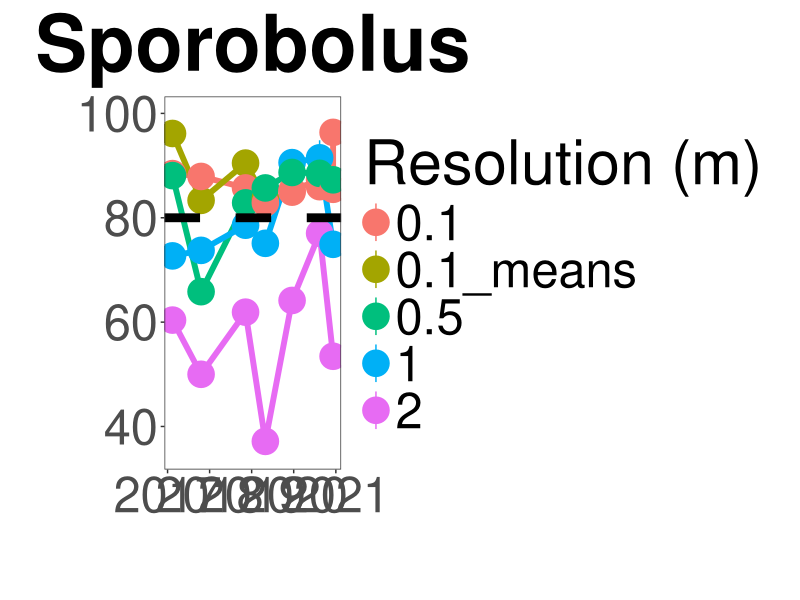
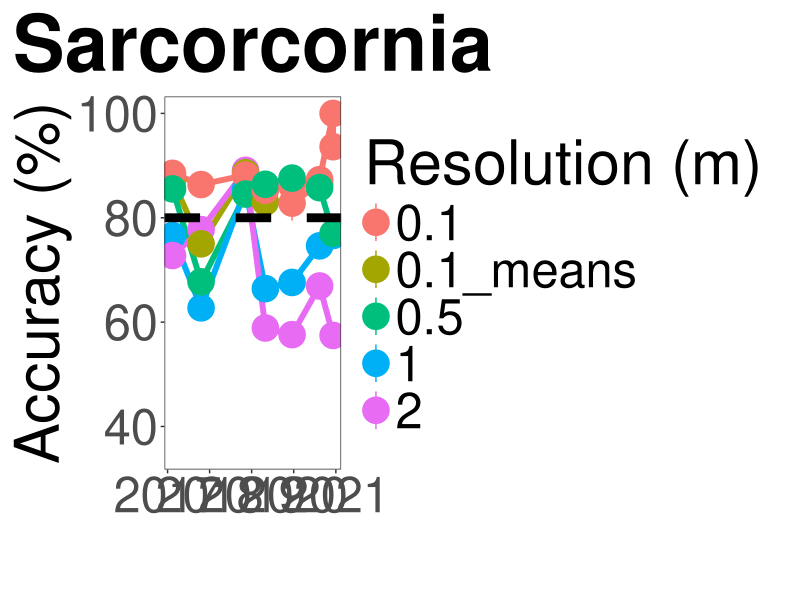
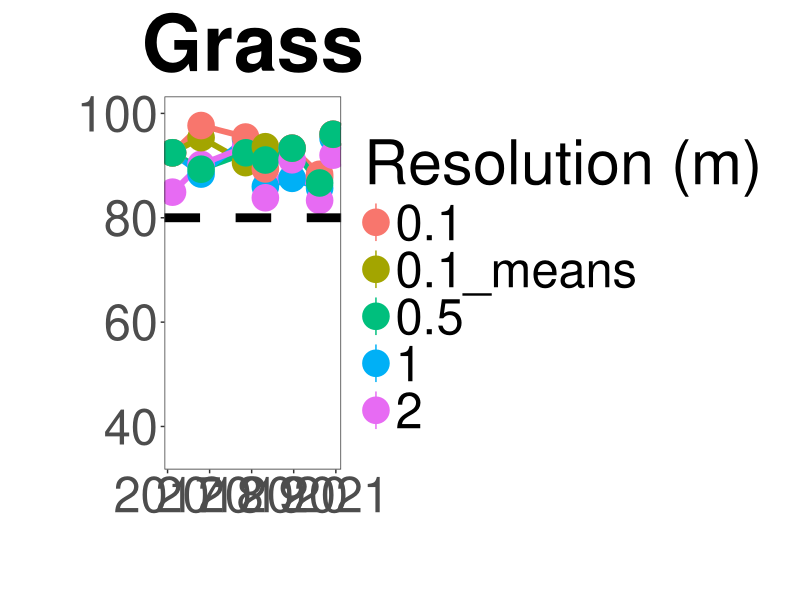
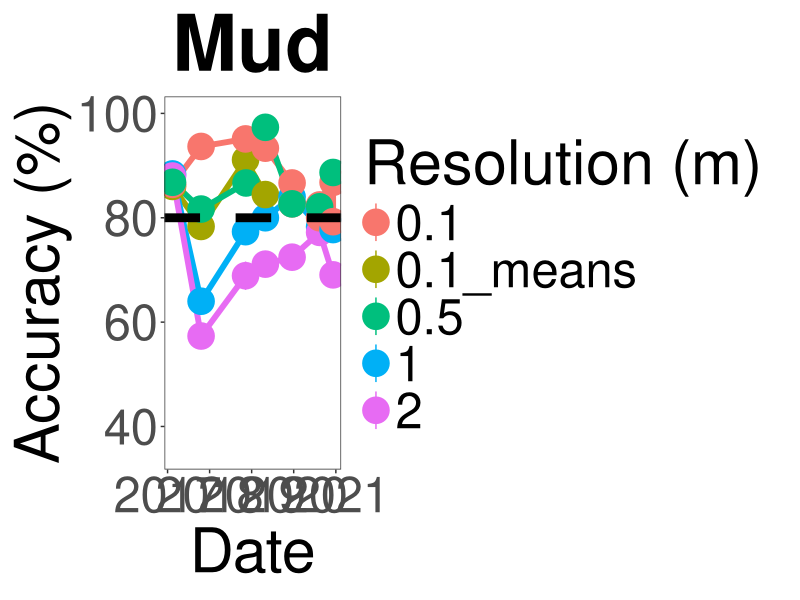
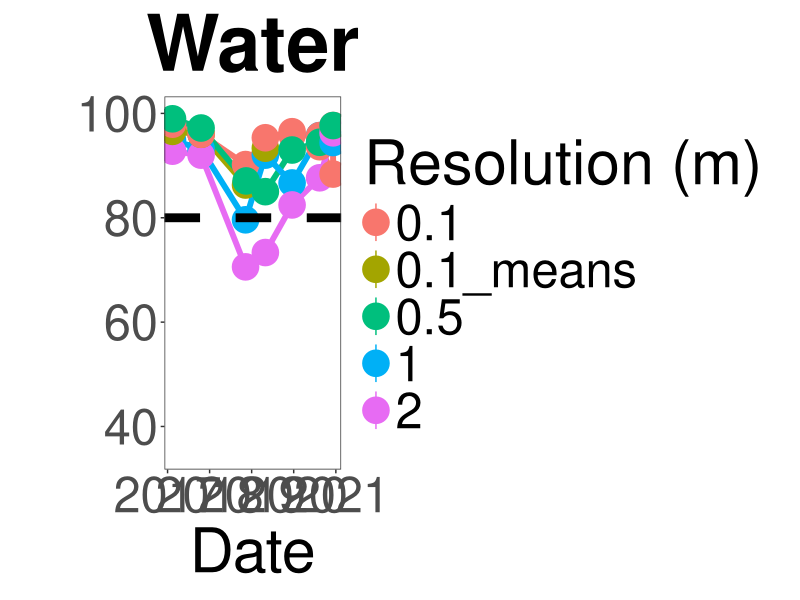
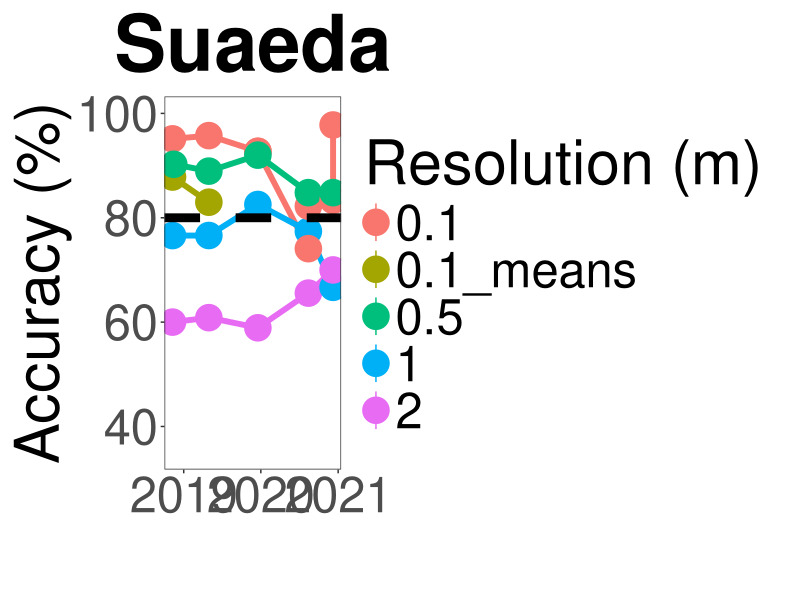
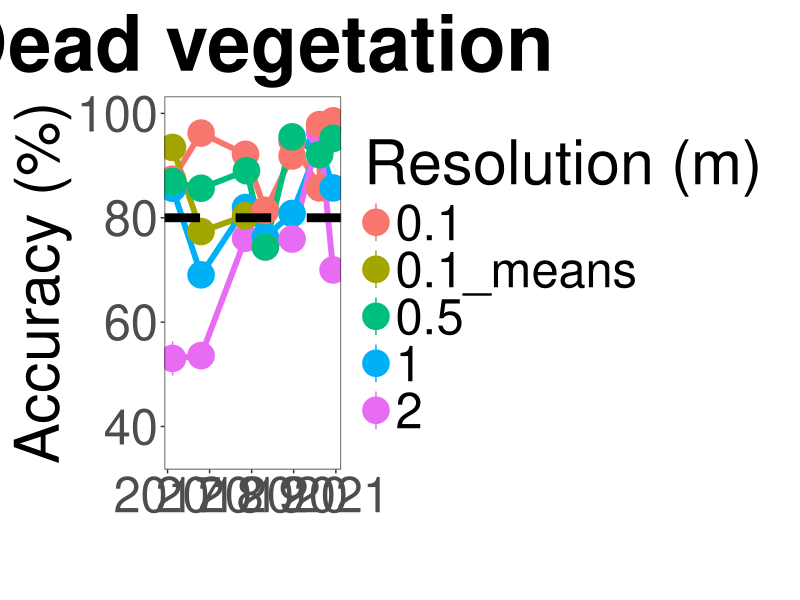
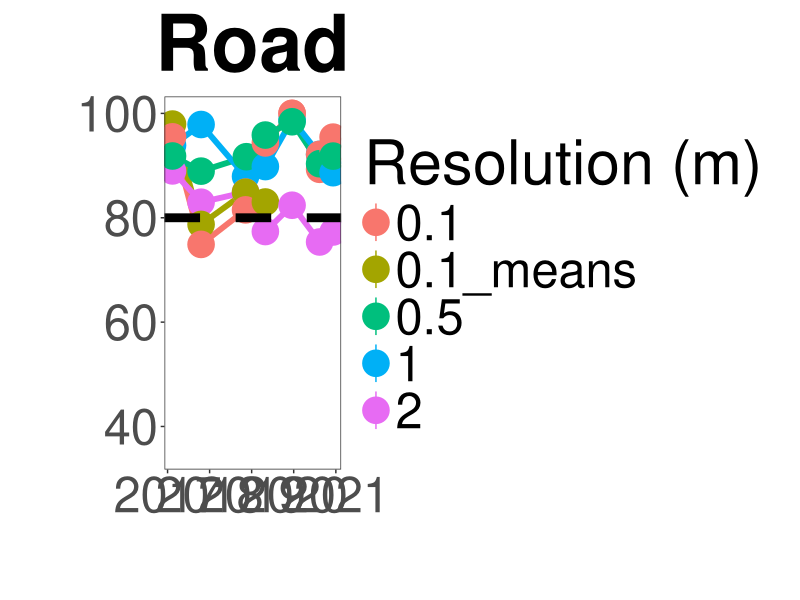

Write the R code that produced these figures, in order.
## ---- chunk 1
knitr::opts_chunk$set(echo = TRUE)
knitr::opts_knit$set(root.dir = 'C:/Users/danal/OneDrive - UNSW/Desktop/WRL/R')
## ---- chunk 2
library(tidyverse)
library(ggpubr)
library(readxl)
## ---- chunk 3
producers <- read_excel("raw/training_validation_matrix.xlsx", sheet = "producers") %>% 
  mutate(Scale = as.factor(Scale))
users <- read_excel("raw/training_validation_matrix.xlsx", sheet = "users")  %>% 
  mutate(Scale = as.factor(Scale))
## ---- chunk 4
prod_wide <- producers %>% dplyr::select(Dataset, Scale, Class, Average) %>% pivot_wider(names_from = Class, values_from = Average)

#write_csv(prod_wide,"export/csv/producers_wide.csv")

user_wide <- users %>% dplyr::select(Dataset, Scale, Class, Average) %>% pivot_wider(names_from = Class, values_from = Average)

#write_csv(user_wide,"export/csv/users_wide.csv")
## ---- chunk 5
acc.time.line <- function(dataset, classs, classname){
  dataset %>% subset(Class == classs)  %>% ggplot(aes(x = Date, y = Average*100, color = Scale)) +
  geom_line(size = 2) + 
geom_pointrange(aes(ymin=(Average-SD)*100, ymax=(Average+SD)*100), size = 2) + 
  labs(title = classname, x = "Date", y = "Accuracy (%)", color = "Resolution (m)") +
  theme_bw() +
  theme(plot.title = element_text(face = "bold", hjust = 0.5, size = 56),
        text = element_text(size = 44),
        panel.grid.major = element_blank(),
        panel.grid.minor = element_blank(),
        plot.margin = margin(10,22,10,10)) +
    geom_hline(yintercept = 80, linetype = "dashed", size = 3) +
    ylim(35, 100)
}


# delete this function
acc.scale <- function(dataset, datee, datename){
  dataset %>% subset(Dataset == datee, Class = c("spor", "sarc", "sueda"))  %>% ggplot(aes(x = Scale, y = Average*100, color = Class)) +
  geom_line(size = 2) + 
geom_pointrange(aes(ymin=(Average-SD)*100, ymax=(Average+SD)*100), size = 2) + 
  labs(title = datename, x = "Pixel size (m)", y = "Accuracy (%)") +
  theme_bw() +
  theme(legend.position = "none",
        plot.title = element_text(face = "bold", hjust = 0.5, size = 56),
        text = element_text(size = 44),
        panel.grid.major = element_blank(),
        panel.grid.minor = element_blank()) +
    ylim(35, 100)
}
## ---- chunk 6
spor <- acc.time.line(producers, "spor", "Sporobolus") +
  labs(title = "Sporobolus", x = "", y = "")
spor

sarc <- acc.time.line(producers, "sarc", "Sarcorcornia") +
  labs(title = "Sarcorcornia", x = "", y = "Accuracy (%)") 
sarc

grass <- acc.time.line(producers, "grass", "Grass") +
  labs(title = "Grass", x = "", y = "")
grass

mud <- acc.time.line(producers, "mud", "Mud")
mud

water <- acc.time.line(producers, "water", "Water")  +
  labs(title = "Water", x = "Date", y = "")
water

sueda <- acc.time.line(producers, "sueda", "Suaeda")  +
  labs(title = "Suaeda", x = "", y = "Accuracy (%)") +
  scale_x_datetime(date_labels = "%Y", date_breaks = "1 year")
sueda

dead <- acc.time.line(producers, "white_vege", "Dead vegetation")  +
  labs(title = "Dead vegetation", x = "", y = "Accuracy (%)") 
dead

road <- acc.time.line(producers, "road", "Road") +
  labs(title = "Road", x = "", y = "")
road 


# only one data point for each of these
acc.time.line(producers, "sarc_clump", "Sarcorcornia clumps")
acc.time.line(producers, "algae", "Algae") 


# combine
ggarrange(sarc, spor, sueda, grass, dead, road, mud, water, ncol = 2, nrow = 4, common.legend = TRUE, legend = "bottom") 
# export at 2100 x 2800

## ---- chunk 7
spor <- acc.time.line(users, "spor", "Sporobolus") +
  labs(title = "Sporobolus", x = "", y = "")
spor

sarc <- acc.time.line(users, "sarc", "Sarcorcornia") +
  labs(title = "Sarcorcornia", x = "", y = "Accuracy (%)") 
sarc

grass <- acc.time.line(users, "grass", "Grass") +
  labs(title = "Grass", x = "", y = "")
grass

mud <- acc.time.line(users, "mud", "Mud")
mud

water <- acc.time.line(users, "water", "Water")  +
  labs(title = "Water", x = "Date", y = "")
water

sueda <- acc.time.line(users, "sueda", "Suaeda")  +
  labs(title = "Suaeda", x = "", y = "Accuracy (%)") +
  scale_x_datetime(date_labels = "%Y", date_breaks = "1 year")
sueda

dead <- acc.time.line(users, "white_vege", "Dead vegetation")  +
  labs(title = "Dead vegetation", x = "", y = "Accuracy (%)") 
dead

road <- acc.time.line(users, "road", "Road") +
  labs(title = "Road", x = "", y = "")
road 


# only one data point for each of these
acc.time.line(users, "sarc_clump", "Sarcorcornia clumps")
acc.time.line(users, "algae", "Algae") 



# combine
ggarrange(sarc, spor, sueda, grass, dead, road, mud, water, ncol = 2, nrow = 4, common.legend = TRUE, legend = "bottom") 
# export at 2100 x 2800
## ---- chunk 8
scale0 <- acc.scale(producers, "0mos", "0 months") +
  labs(title = "0 months", x = "", y = "Accuracy (%)")
scale0

scale9 <- acc.scale(producers, "9mos", "9 months") +
  labs(title = "9 months", x = "", y = "") 
scale9

scale21 <- acc.scale(producers, "21mos", "21 months") +
  labs(title = "21 months", x = "", y = "Accuracy (%)")
scale21

scale26 <- acc.scale(producers, "26mos", "26 months") +
  labs(title = "26 months", x = "", y = "")
scale26

scale34 <- acc.scale(producers, "34mos", "34 months")  +
  labs(title = "34 months", x = "", y = "Accuracy (%)")
scale34

scale42 <- acc.scale(producers, "42mos", "42 months")  +
  labs(title = "42 months", x = "Pixel size (m)", y = "") 
scale42

scale46 <- acc.scale(producers, "46mos", "46 months")  +
  labs(title = "46 months", x = "Pixel size (m)", y = "Accuracy (%)") 
scale46




# combine
ggarrange(scale0, scale9, scale21, scale26, scale34, scale42, scale46, ncol = 2, nrow = 4, common.legend = TRUE, legend = "bottom") + 
  theme(legend.title = element_blank())
# export at 2100 x 2800

# need to remove the legend title = attempt above didn't work
